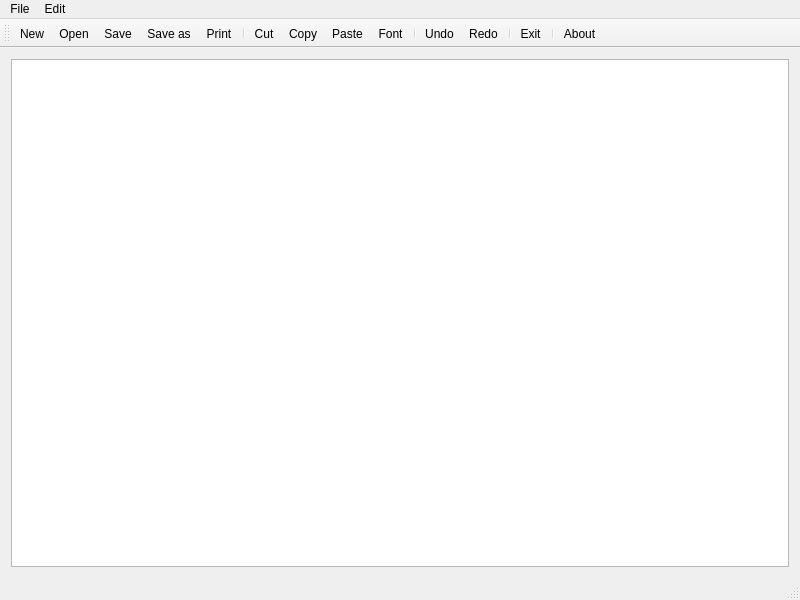
<?xml version="1.0" encoding="UTF-8"?>
<ui version="4.0">
 <class>notepad</class>
 <widget class="QMainWindow" name="notepad">
  <property name="geometry">
   <rect>
    <x>0</x>
    <y>0</y>
    <width>800</width>
    <height>600</height>
   </rect>
  </property>
  <property name="windowTitle">
   <string>notepad</string>
  </property>
  <widget class="QWidget" name="centralWidget">
   <layout class="QHBoxLayout" name="horizontalLayout">
    <item>
     <widget class="QTextEdit" name="textEdit"/>
    </item>
   </layout>
  </widget>
  <widget class="QMenuBar" name="menuBar">
   <property name="geometry">
    <rect>
     <x>0</x>
     <y>0</y>
     <width>800</width>
     <height>22</height>
    </rect>
   </property>
   <widget class="QMenu" name="menuFile">
    <property name="title">
     <string>File</string>
    </property>
    <addaction name="actionNew"/>
    <addaction name="actionOpen"/>
    <addaction name="actionSave"/>
    <addaction name="actionSave_as"/>
    <addaction name="separator"/>
    <addaction name="actionPrint"/>
    <addaction name="separator"/>
    <addaction name="actionAbout"/>
    <addaction name="separator"/>
    <addaction name="actionExit"/>
   </widget>
   <widget class="QMenu" name="menuEdit">
    <property name="title">
     <string>Edit</string>
    </property>
    <addaction name="actionCut"/>
    <addaction name="actionCopy"/>
    <addaction name="actionPaste"/>
    <addaction name="separator"/>
    <addaction name="actionFont"/>
    <addaction name="separator"/>
    <addaction name="actionUndo"/>
    <addaction name="actionRedo"/>
   </widget>
   <addaction name="menuFile"/>
   <addaction name="menuEdit"/>
  </widget>
  <widget class="QToolBar" name="mainToolBar">
   <attribute name="toolBarArea">
    <enum>TopToolBarArea</enum>
   </attribute>
   <attribute name="toolBarBreak">
    <bool>false</bool>
   </attribute>
   <addaction name="actionNew"/>
   <addaction name="actionOpen"/>
   <addaction name="actionSave"/>
   <addaction name="actionSave_as"/>
   <addaction name="actionPrint"/>
   <addaction name="separator"/>
   <addaction name="actionCut"/>
   <addaction name="actionCopy"/>
   <addaction name="actionPaste"/>
   <addaction name="actionFont"/>
   <addaction name="separator"/>
   <addaction name="actionUndo"/>
   <addaction name="actionRedo"/>
   <addaction name="separator"/>
   <addaction name="actionExit"/>
   <addaction name="separator"/>
   <addaction name="actionAbout"/>
  </widget>
  <widget class="QStatusBar" name="statusBar"/>
  <action name="actionNew">
   <property name="icon">
    <iconset resource="notepad.qrc">
     <normaloff>:/prefix/notepad_icons/new.png</normaloff>:/prefix/notepad_icons/new.png</iconset>
   </property>
   <property name="text">
    <string>New</string>
   </property>
  </action>
  <action name="actionOpen">
   <property name="icon">
    <iconset resource="notepad.qrc">
     <normaloff>:/prefix/notepad_icons/open.png</normaloff>:/prefix/notepad_icons/open.png</iconset>
   </property>
   <property name="text">
    <string>Open</string>
   </property>
  </action>
  <action name="actionSave">
   <property name="icon">
    <iconset resource="notepad.qrc">
     <normaloff>:/prefix/notepad_icons/save.png</normaloff>:/prefix/notepad_icons/save.png</iconset>
   </property>
   <property name="text">
    <string>Save</string>
   </property>
  </action>
  <action name="actionSave_as">
   <property name="icon">
    <iconset resource="notepad.qrc">
     <normaloff>:/prefix/notepad_icons/save_as.png</normaloff>:/prefix/notepad_icons/save_as.png</iconset>
   </property>
   <property name="text">
    <string>Save as</string>
   </property>
  </action>
  <action name="actionCut">
   <property name="icon">
    <iconset resource="notepad.qrc">
     <normaloff>:/prefix/notepad_icons/cut.png</normaloff>:/prefix/notepad_icons/cut.png</iconset>
   </property>
   <property name="text">
    <string>Cut</string>
   </property>
  </action>
  <action name="actionCopy">
   <property name="icon">
    <iconset resource="notepad.qrc">
     <normaloff>:/prefix/notepad_icons/copy.png</normaloff>:/prefix/notepad_icons/copy.png</iconset>
   </property>
   <property name="text">
    <string>Copy</string>
   </property>
  </action>
  <action name="actionPaste">
   <property name="icon">
    <iconset resource="notepad.qrc">
     <normaloff>:/prefix/notepad_icons/paste.png</normaloff>:/prefix/notepad_icons/paste.png</iconset>
   </property>
   <property name="text">
    <string>Paste</string>
   </property>
  </action>
  <action name="actionUndo">
   <property name="icon">
    <iconset resource="notepad.qrc">
     <normaloff>:/prefix/notepad_icons/edit_undo.png</normaloff>:/prefix/notepad_icons/edit_undo.png</iconset>
   </property>
   <property name="text">
    <string>Undo</string>
   </property>
  </action>
  <action name="actionRedo">
   <property name="icon">
    <iconset resource="notepad.qrc">
     <normaloff>:/prefix/notepad_icons/edit_redo.png</normaloff>:/prefix/notepad_icons/edit_redo.png</iconset>
   </property>
   <property name="text">
    <string>Redo</string>
   </property>
  </action>
  <action name="actionPrint">
   <property name="icon">
    <iconset resource="notepad.qrc">
     <normaloff>:/prefix/notepad_icons/print.png</normaloff>:/prefix/notepad_icons/print.png</iconset>
   </property>
   <property name="text">
    <string>Print</string>
   </property>
  </action>
  <action name="actionExit">
   <property name="icon">
    <iconset resource="notepad.qrc">
     <normaloff>:/prefix/notepad_icons/exit.png</normaloff>:/prefix/notepad_icons/exit.png</iconset>
   </property>
   <property name="text">
    <string>Exit</string>
   </property>
  </action>
  <action name="actionAbout">
   <property name="icon">
    <iconset resource="notepad.qrc">
     <normaloff>:/prefix/notepad_icons/info.png</normaloff>:/prefix/notepad_icons/info.png</iconset>
   </property>
   <property name="text">
    <string>About</string>
   </property>
  </action>
  <action name="actionFont">
   <property name="icon">
    <iconset resource="notepad.qrc">
     <normaloff>:/prefix/notepad_icons/font.png</normaloff>:/prefix/notepad_icons/font.png</iconset>
   </property>
   <property name="text">
    <string>Font</string>
   </property>
  </action>
 </widget>
 <layoutdefault spacing="6" margin="11"/>
 <resources>
  <include location="notepad.qrc"/>
 </resources>
 <connections/>
</ui>
